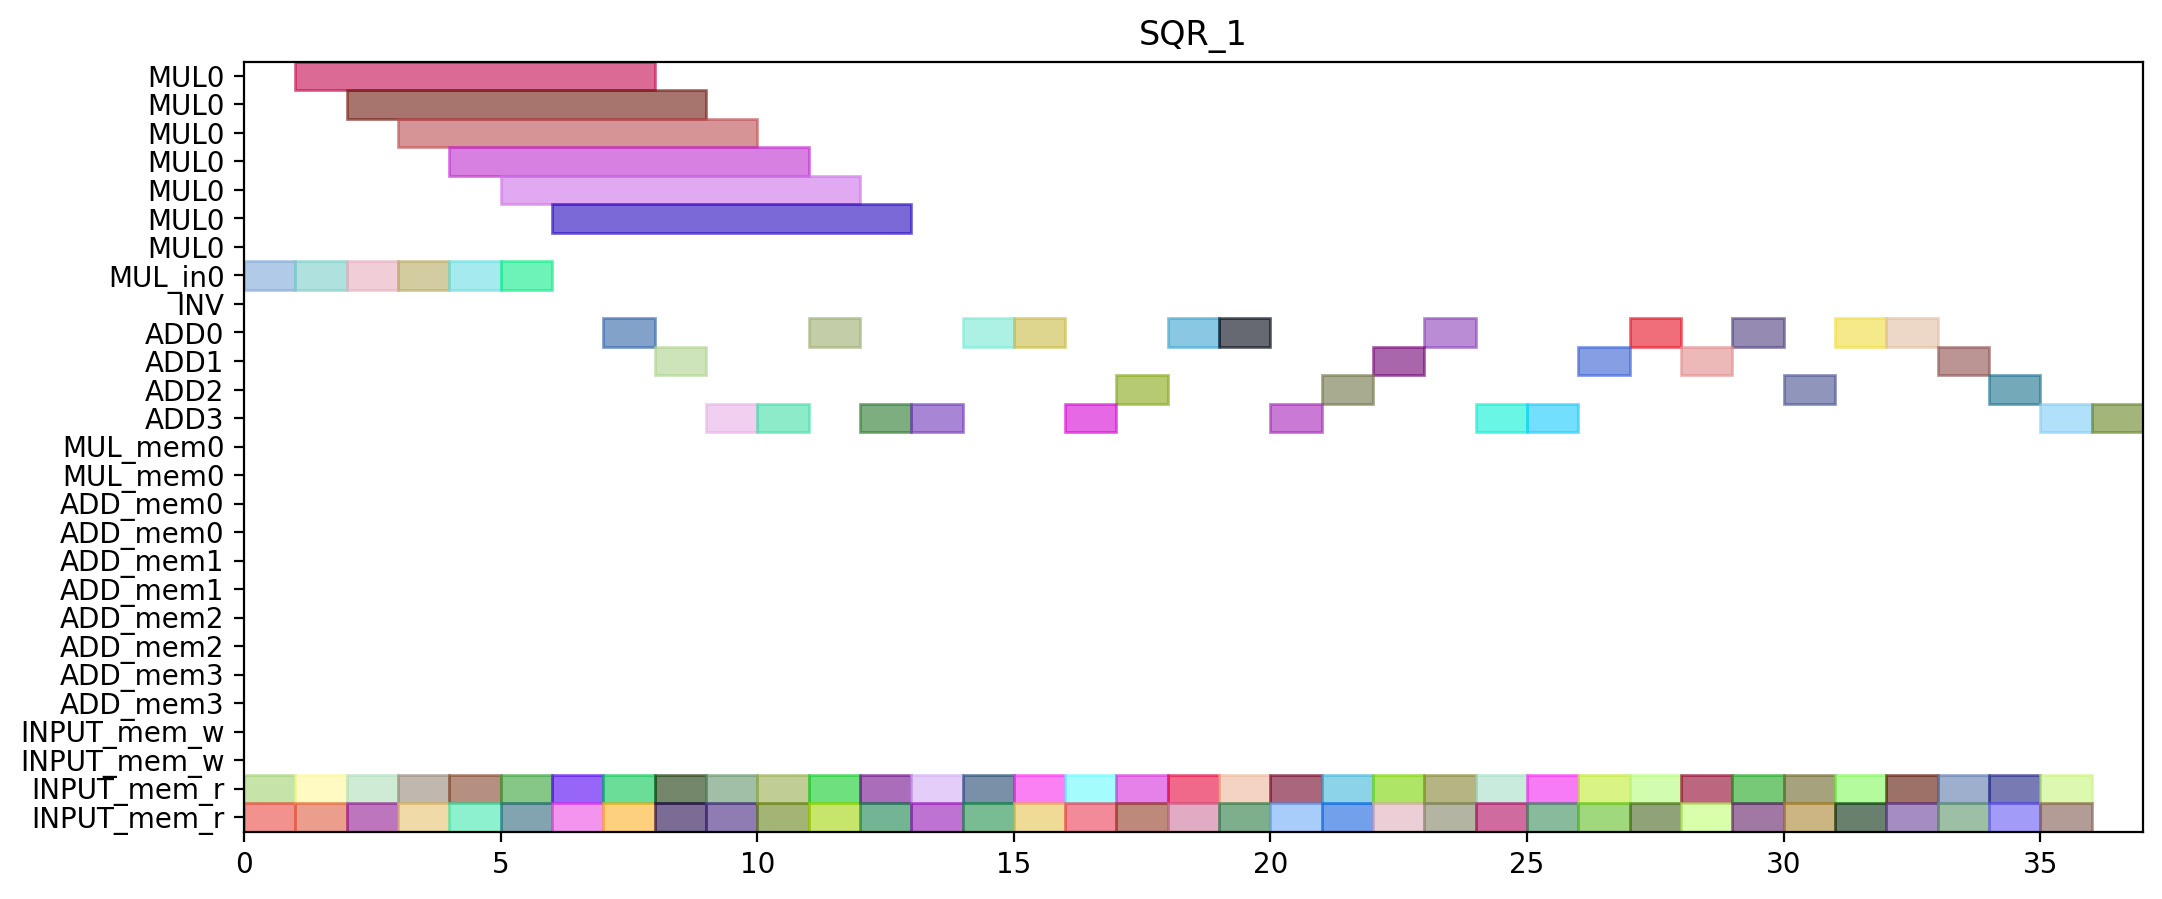

This figure's Python source:
from pyschedule import Scenario, solvers, plotters, alt


def solve():
	horizon = 121
	S = Scenario("SQR_1", horizon=horizon)

	# resource
	MUL = S.Resources('MUL', num=1, size=7)
	MUL_in = S.Resources('MUL_in', num=1)
	INV = S.Resource('INV')
	ADD = S.Resources('ADD', num=4, periods=range(1, horizon))
	MUL_mem = S.Resources('MUL_mem', num=1, size=2)
	ADD_mem = S.Resources('ADD_mem', num=4, size=2)
	INPUT_mem_w = S.Resource('INPUT_mem_w', size=2)
	INPUT_mem_r = S.Resource('INPUT_mem_r', size=2)

	# result of previous scheduling
	c_t2_t3_t1_in = S.Task('c_t2_t3_t1_in', length=1, delay_cost=1)
	S += c_t2_t3_t1_in >= 0
	c_t2_t3_t1_in += MUL_in[0]

	c_t2_t3_t1_mem0 = S.Task('c_t2_t3_t1_mem0', length=1, delay_cost=1)
	S += c_t2_t3_t1_mem0 >= 0
	c_t2_t3_t1_mem0 += INPUT_mem_r

	c_t2_t3_t1_mem1 = S.Task('c_t2_t3_t1_mem1', length=1, delay_cost=1)
	S += c_t2_t3_t1_mem1 >= 0
	c_t2_t3_t1_mem1 += INPUT_mem_r

	c_t2_t3_t0_in = S.Task('c_t2_t3_t0_in', length=1, delay_cost=1)
	S += c_t2_t3_t0_in >= 1
	c_t2_t3_t0_in += MUL_in[0]

	c_t2_t3_t0_mem0 = S.Task('c_t2_t3_t0_mem0', length=1, delay_cost=1)
	S += c_t2_t3_t0_mem0 >= 1
	c_t2_t3_t0_mem0 += INPUT_mem_r

	c_t2_t3_t0_mem1 = S.Task('c_t2_t3_t0_mem1', length=1, delay_cost=1)
	S += c_t2_t3_t0_mem1 >= 1
	c_t2_t3_t0_mem1 += INPUT_mem_r

	c_t2_t3_t1 = S.Task('c_t2_t3_t1', length=7, delay_cost=1)
	S += c_t2_t3_t1 >= 1
	c_t2_t3_t1 += MUL[0]

	c_t1_t3_t1_in = S.Task('c_t1_t3_t1_in', length=1, delay_cost=1)
	S += c_t1_t3_t1_in >= 2
	c_t1_t3_t1_in += MUL_in[0]

	c_t1_t3_t1_mem0 = S.Task('c_t1_t3_t1_mem0', length=1, delay_cost=1)
	S += c_t1_t3_t1_mem0 >= 2
	c_t1_t3_t1_mem0 += INPUT_mem_r

	c_t1_t3_t1_mem1 = S.Task('c_t1_t3_t1_mem1', length=1, delay_cost=1)
	S += c_t1_t3_t1_mem1 >= 2
	c_t1_t3_t1_mem1 += INPUT_mem_r

	c_t2_t3_t0 = S.Task('c_t2_t3_t0', length=7, delay_cost=1)
	S += c_t2_t3_t0 >= 2
	c_t2_t3_t0 += MUL[0]

	c_t1_t3_t0_in = S.Task('c_t1_t3_t0_in', length=1, delay_cost=1)
	S += c_t1_t3_t0_in >= 3
	c_t1_t3_t0_in += MUL_in[0]

	c_t1_t3_t0_mem0 = S.Task('c_t1_t3_t0_mem0', length=1, delay_cost=1)
	S += c_t1_t3_t0_mem0 >= 3
	c_t1_t3_t0_mem0 += INPUT_mem_r

	c_t1_t3_t0_mem1 = S.Task('c_t1_t3_t0_mem1', length=1, delay_cost=1)
	S += c_t1_t3_t0_mem1 >= 3
	c_t1_t3_t0_mem1 += INPUT_mem_r

	c_t1_t3_t1 = S.Task('c_t1_t3_t1', length=7, delay_cost=1)
	S += c_t1_t3_t1 >= 3
	c_t1_t3_t1 += MUL[0]

	c_t0_t3_t1_in = S.Task('c_t0_t3_t1_in', length=1, delay_cost=1)
	S += c_t0_t3_t1_in >= 4
	c_t0_t3_t1_in += MUL_in[0]

	c_t0_t3_t1_mem0 = S.Task('c_t0_t3_t1_mem0', length=1, delay_cost=1)
	S += c_t0_t3_t1_mem0 >= 4
	c_t0_t3_t1_mem0 += INPUT_mem_r

	c_t0_t3_t1_mem1 = S.Task('c_t0_t3_t1_mem1', length=1, delay_cost=1)
	S += c_t0_t3_t1_mem1 >= 4
	c_t0_t3_t1_mem1 += INPUT_mem_r

	c_t1_t3_t0 = S.Task('c_t1_t3_t0', length=7, delay_cost=1)
	S += c_t1_t3_t0 >= 4
	c_t1_t3_t0 += MUL[0]

	c_t0_t3_t0_in = S.Task('c_t0_t3_t0_in', length=1, delay_cost=1)
	S += c_t0_t3_t0_in >= 5
	c_t0_t3_t0_in += MUL_in[0]

	c_t0_t3_t0_mem0 = S.Task('c_t0_t3_t0_mem0', length=1, delay_cost=1)
	S += c_t0_t3_t0_mem0 >= 5
	c_t0_t3_t0_mem0 += INPUT_mem_r

	c_t0_t3_t0_mem1 = S.Task('c_t0_t3_t0_mem1', length=1, delay_cost=1)
	S += c_t0_t3_t0_mem1 >= 5
	c_t0_t3_t0_mem1 += INPUT_mem_r

	c_t0_t3_t1 = S.Task('c_t0_t3_t1', length=7, delay_cost=1)
	S += c_t0_t3_t1 >= 5
	c_t0_t3_t1 += MUL[0]

	c_t0_t3_t0 = S.Task('c_t0_t3_t0', length=7, delay_cost=1)
	S += c_t0_t3_t0 >= 6
	c_t0_t3_t0 += MUL[0]

	c_t1_a1_1_mem0 = S.Task('c_t1_a1_1_mem0', length=1, delay_cost=1)
	S += c_t1_a1_1_mem0 >= 6
	c_t1_a1_1_mem0 += INPUT_mem_r

	c_t1_a1_1_mem1 = S.Task('c_t1_a1_1_mem1', length=1, delay_cost=1)
	S += c_t1_a1_1_mem1 >= 6
	c_t1_a1_1_mem1 += INPUT_mem_r

	c_t1_a1_1 = S.Task('c_t1_a1_1', length=1, delay_cost=1)
	S += c_t1_a1_1 >= 7
	c_t1_a1_1 += ADD[0]

	c_t4001_mem0 = S.Task('c_t4001_mem0', length=1, delay_cost=1)
	S += c_t4001_mem0 >= 7
	c_t4001_mem0 += INPUT_mem_r

	c_t4001_mem1 = S.Task('c_t4001_mem1', length=1, delay_cost=1)
	S += c_t4001_mem1 >= 7
	c_t4001_mem1 += INPUT_mem_r

	c_t4000_mem0 = S.Task('c_t4000_mem0', length=1, delay_cost=1)
	S += c_t4000_mem0 >= 8
	c_t4000_mem0 += INPUT_mem_r

	c_t4000_mem1 = S.Task('c_t4000_mem1', length=1, delay_cost=1)
	S += c_t4000_mem1 >= 8
	c_t4000_mem1 += INPUT_mem_r

	c_t4001 = S.Task('c_t4001', length=1, delay_cost=1)
	S += c_t4001 >= 8
	c_t4001 += ADD[1]

	c_t3011_mem0 = S.Task('c_t3011_mem0', length=1, delay_cost=1)
	S += c_t3011_mem0 >= 9
	c_t3011_mem0 += INPUT_mem_r

	c_t3011_mem1 = S.Task('c_t3011_mem1', length=1, delay_cost=1)
	S += c_t3011_mem1 >= 9
	c_t3011_mem1 += INPUT_mem_r

	c_t4000 = S.Task('c_t4000', length=1, delay_cost=1)
	S += c_t4000 >= 9
	c_t4000 += ADD[3]

	c_t1_t3_t2_mem0 = S.Task('c_t1_t3_t2_mem0', length=1, delay_cost=1)
	S += c_t1_t3_t2_mem0 >= 10
	c_t1_t3_t2_mem0 += INPUT_mem_r

	c_t1_t3_t2_mem1 = S.Task('c_t1_t3_t2_mem1', length=1, delay_cost=1)
	S += c_t1_t3_t2_mem1 >= 10
	c_t1_t3_t2_mem1 += INPUT_mem_r

	c_t3011 = S.Task('c_t3011', length=1, delay_cost=1)
	S += c_t3011 >= 10
	c_t3011 += ADD[3]

	c_t0_t10_mem0 = S.Task('c_t0_t10_mem0', length=1, delay_cost=1)
	S += c_t0_t10_mem0 >= 11
	c_t0_t10_mem0 += INPUT_mem_r

	c_t0_t10_mem1 = S.Task('c_t0_t10_mem1', length=1, delay_cost=1)
	S += c_t0_t10_mem1 >= 11
	c_t0_t10_mem1 += INPUT_mem_r

	c_t1_t3_t2 = S.Task('c_t1_t3_t2', length=1, delay_cost=1)
	S += c_t1_t3_t2 >= 11
	c_t1_t3_t2 += ADD[0]

	c_t0_t10 = S.Task('c_t0_t10', length=1, delay_cost=1)
	S += c_t0_t10 >= 12
	c_t0_t10 += ADD[3]

	c_t1_t10_mem0 = S.Task('c_t1_t10_mem0', length=1, delay_cost=1)
	S += c_t1_t10_mem0 >= 12
	c_t1_t10_mem0 += INPUT_mem_r

	c_t1_t10_mem1 = S.Task('c_t1_t10_mem1', length=1, delay_cost=1)
	S += c_t1_t10_mem1 >= 12
	c_t1_t10_mem1 += INPUT_mem_r

	c_t1_t10 = S.Task('c_t1_t10', length=1, delay_cost=1)
	S += c_t1_t10 >= 13
	c_t1_t10 += ADD[3]

	c_t1_t11_mem0 = S.Task('c_t1_t11_mem0', length=1, delay_cost=1)
	S += c_t1_t11_mem0 >= 13
	c_t1_t11_mem0 += INPUT_mem_r

	c_t1_t11_mem1 = S.Task('c_t1_t11_mem1', length=1, delay_cost=1)
	S += c_t1_t11_mem1 >= 13
	c_t1_t11_mem1 += INPUT_mem_r

	c_t0_t3_t3_mem0 = S.Task('c_t0_t3_t3_mem0', length=1, delay_cost=1)
	S += c_t0_t3_t3_mem0 >= 14
	c_t0_t3_t3_mem0 += INPUT_mem_r

	c_t0_t3_t3_mem1 = S.Task('c_t0_t3_t3_mem1', length=1, delay_cost=1)
	S += c_t0_t3_t3_mem1 >= 14
	c_t0_t3_t3_mem1 += INPUT_mem_r

	c_t1_t11 = S.Task('c_t1_t11', length=1, delay_cost=1)
	S += c_t1_t11 >= 14
	c_t1_t11 += ADD[0]

	c_t0_t3_t3 = S.Task('c_t0_t3_t3', length=1, delay_cost=1)
	S += c_t0_t3_t3 >= 15
	c_t0_t3_t3 += ADD[0]

	c_t3001_mem0 = S.Task('c_t3001_mem0', length=1, delay_cost=1)
	S += c_t3001_mem0 >= 15
	c_t3001_mem0 += INPUT_mem_r

	c_t3001_mem1 = S.Task('c_t3001_mem1', length=1, delay_cost=1)
	S += c_t3001_mem1 >= 15
	c_t3001_mem1 += INPUT_mem_r

	c_t2_t3_t3_mem0 = S.Task('c_t2_t3_t3_mem0', length=1, delay_cost=1)
	S += c_t2_t3_t3_mem0 >= 16
	c_t2_t3_t3_mem0 += INPUT_mem_r

	c_t2_t3_t3_mem1 = S.Task('c_t2_t3_t3_mem1', length=1, delay_cost=1)
	S += c_t2_t3_t3_mem1 >= 16
	c_t2_t3_t3_mem1 += INPUT_mem_r

	c_t3001 = S.Task('c_t3001', length=1, delay_cost=1)
	S += c_t3001 >= 16
	c_t3001 += ADD[3]

	c_t0_t11_mem0 = S.Task('c_t0_t11_mem0', length=1, delay_cost=1)
	S += c_t0_t11_mem0 >= 17
	c_t0_t11_mem0 += INPUT_mem_r

	c_t0_t11_mem1 = S.Task('c_t0_t11_mem1', length=1, delay_cost=1)
	S += c_t0_t11_mem1 >= 17
	c_t0_t11_mem1 += INPUT_mem_r

	c_t2_t3_t3 = S.Task('c_t2_t3_t3', length=1, delay_cost=1)
	S += c_t2_t3_t3 >= 17
	c_t2_t3_t3 += ADD[2]

	c_t0_a1_0_mem0 = S.Task('c_t0_a1_0_mem0', length=1, delay_cost=1)
	S += c_t0_a1_0_mem0 >= 18
	c_t0_a1_0_mem0 += INPUT_mem_r

	c_t0_a1_0_mem1 = S.Task('c_t0_a1_0_mem1', length=1, delay_cost=1)
	S += c_t0_a1_0_mem1 >= 18
	c_t0_a1_0_mem1 += INPUT_mem_r

	c_t0_t11 = S.Task('c_t0_t11', length=1, delay_cost=1)
	S += c_t0_t11 >= 18
	c_t0_t11 += ADD[0]

	c_t0_a1_0 = S.Task('c_t0_a1_0', length=1, delay_cost=1)
	S += c_t0_a1_0 >= 19
	c_t0_a1_0 += ADD[0]

	c_t3000_mem0 = S.Task('c_t3000_mem0', length=1, delay_cost=1)
	S += c_t3000_mem0 >= 19
	c_t3000_mem0 += INPUT_mem_r

	c_t3000_mem1 = S.Task('c_t3000_mem1', length=1, delay_cost=1)
	S += c_t3000_mem1 >= 19
	c_t3000_mem1 += INPUT_mem_r

	c_t0_t3_t2_mem0 = S.Task('c_t0_t3_t2_mem0', length=1, delay_cost=1)
	S += c_t0_t3_t2_mem0 >= 20
	c_t0_t3_t2_mem0 += INPUT_mem_r

	c_t0_t3_t2_mem1 = S.Task('c_t0_t3_t2_mem1', length=1, delay_cost=1)
	S += c_t0_t3_t2_mem1 >= 20
	c_t0_t3_t2_mem1 += INPUT_mem_r

	c_t3000 = S.Task('c_t3000', length=1, delay_cost=1)
	S += c_t3000 >= 20
	c_t3000 += ADD[3]

	c_t0_t3_t2 = S.Task('c_t0_t3_t2', length=1, delay_cost=1)
	S += c_t0_t3_t2 >= 21
	c_t0_t3_t2 += ADD[2]

	c_t3010_mem0 = S.Task('c_t3010_mem0', length=1, delay_cost=1)
	S += c_t3010_mem0 >= 21
	c_t3010_mem0 += INPUT_mem_r

	c_t3010_mem1 = S.Task('c_t3010_mem1', length=1, delay_cost=1)
	S += c_t3010_mem1 >= 21
	c_t3010_mem1 += INPUT_mem_r

	c_t1_a1_0_mem0 = S.Task('c_t1_a1_0_mem0', length=1, delay_cost=1)
	S += c_t1_a1_0_mem0 >= 22
	c_t1_a1_0_mem0 += INPUT_mem_r

	c_t1_a1_0_mem1 = S.Task('c_t1_a1_0_mem1', length=1, delay_cost=1)
	S += c_t1_a1_0_mem1 >= 22
	c_t1_a1_0_mem1 += INPUT_mem_r

	c_t3010 = S.Task('c_t3010', length=1, delay_cost=1)
	S += c_t3010 >= 22
	c_t3010 += ADD[1]

	c_t1_a1_0 = S.Task('c_t1_a1_0', length=1, delay_cost=1)
	S += c_t1_a1_0 >= 23
	c_t1_a1_0 += ADD[0]

	c_t2_t3_t2_mem0 = S.Task('c_t2_t3_t2_mem0', length=1, delay_cost=1)
	S += c_t2_t3_t2_mem0 >= 23
	c_t2_t3_t2_mem0 += INPUT_mem_r

	c_t2_t3_t2_mem1 = S.Task('c_t2_t3_t2_mem1', length=1, delay_cost=1)
	S += c_t2_t3_t2_mem1 >= 23
	c_t2_t3_t2_mem1 += INPUT_mem_r

	c_t2_t11_mem0 = S.Task('c_t2_t11_mem0', length=1, delay_cost=1)
	S += c_t2_t11_mem0 >= 24
	c_t2_t11_mem0 += INPUT_mem_r

	c_t2_t11_mem1 = S.Task('c_t2_t11_mem1', length=1, delay_cost=1)
	S += c_t2_t11_mem1 >= 24
	c_t2_t11_mem1 += INPUT_mem_r

	c_t2_t3_t2 = S.Task('c_t2_t3_t2', length=1, delay_cost=1)
	S += c_t2_t3_t2 >= 24
	c_t2_t3_t2 += ADD[3]

	c_t2_t10_mem0 = S.Task('c_t2_t10_mem0', length=1, delay_cost=1)
	S += c_t2_t10_mem0 >= 25
	c_t2_t10_mem0 += INPUT_mem_r

	c_t2_t10_mem1 = S.Task('c_t2_t10_mem1', length=1, delay_cost=1)
	S += c_t2_t10_mem1 >= 25
	c_t2_t10_mem1 += INPUT_mem_r

	c_t2_t11 = S.Task('c_t2_t11', length=1, delay_cost=1)
	S += c_t2_t11 >= 25
	c_t2_t11 += ADD[3]

	c_t2_a1_1_mem0 = S.Task('c_t2_a1_1_mem0', length=1, delay_cost=1)
	S += c_t2_a1_1_mem0 >= 26
	c_t2_a1_1_mem0 += INPUT_mem_r

	c_t2_a1_1_mem1 = S.Task('c_t2_a1_1_mem1', length=1, delay_cost=1)
	S += c_t2_a1_1_mem1 >= 26
	c_t2_a1_1_mem1 += INPUT_mem_r

	c_t2_t10 = S.Task('c_t2_t10', length=1, delay_cost=1)
	S += c_t2_t10 >= 26
	c_t2_t10 += ADD[1]

	c_t0_a1_1_mem0 = S.Task('c_t0_a1_1_mem0', length=1, delay_cost=1)
	S += c_t0_a1_1_mem0 >= 27
	c_t0_a1_1_mem0 += INPUT_mem_r

	c_t0_a1_1_mem1 = S.Task('c_t0_a1_1_mem1', length=1, delay_cost=1)
	S += c_t0_a1_1_mem1 >= 27
	c_t0_a1_1_mem1 += INPUT_mem_r

	c_t2_a1_1 = S.Task('c_t2_a1_1', length=1, delay_cost=1)
	S += c_t2_a1_1 >= 27
	c_t2_a1_1 += ADD[0]

	c_t0_a1_1 = S.Task('c_t0_a1_1', length=1, delay_cost=1)
	S += c_t0_a1_1 >= 28
	c_t0_a1_1 += ADD[1]

	c_t2_a1_0_mem0 = S.Task('c_t2_a1_0_mem0', length=1, delay_cost=1)
	S += c_t2_a1_0_mem0 >= 28
	c_t2_a1_0_mem0 += INPUT_mem_r

	c_t2_a1_0_mem1 = S.Task('c_t2_a1_0_mem1', length=1, delay_cost=1)
	S += c_t2_a1_0_mem1 >= 28
	c_t2_a1_0_mem1 += INPUT_mem_r

	c_t1_t3_t3_mem0 = S.Task('c_t1_t3_t3_mem0', length=1, delay_cost=1)
	S += c_t1_t3_t3_mem0 >= 29
	c_t1_t3_t3_mem0 += INPUT_mem_r

	c_t1_t3_t3_mem1 = S.Task('c_t1_t3_t3_mem1', length=1, delay_cost=1)
	S += c_t1_t3_t3_mem1 >= 29
	c_t1_t3_t3_mem1 += INPUT_mem_r

	c_t2_a1_0 = S.Task('c_t2_a1_0', length=1, delay_cost=1)
	S += c_t2_a1_0 >= 29
	c_t2_a1_0 += ADD[0]

	c_t1_t3_t3 = S.Task('c_t1_t3_t3', length=1, delay_cost=1)
	S += c_t1_t3_t3 >= 30
	c_t1_t3_t3 += ADD[2]


	# new tasks
	c_t4010 = S.Task('c_t4010', length=1, delay_cost=1)
	c_t4010 += alt(ADD)

	c_t4010_mem0 = S.Task('c_t4010_mem0', length=1, delay_cost=1)
	c_t4010_mem0 += INPUT_mem_r
	S += c_t4010_mem0 <= c_t4010

	c_t4010_mem1 = S.Task('c_t4010_mem1', length=1, delay_cost=1)
	c_t4010_mem1 += INPUT_mem_r
	S += c_t4010_mem1 <= c_t4010

	c_t4011 = S.Task('c_t4011', length=1, delay_cost=1)
	c_t4011 += alt(ADD)

	c_t4011_mem0 = S.Task('c_t4011_mem0', length=1, delay_cost=1)
	c_t4011_mem0 += INPUT_mem_r
	S += c_t4011_mem0 <= c_t4011

	c_t4011_mem1 = S.Task('c_t4011_mem1', length=1, delay_cost=1)
	c_t4011_mem1 += INPUT_mem_r
	S += c_t4011_mem1 <= c_t4011

	c_t5000 = S.Task('c_t5000', length=1, delay_cost=1)
	c_t5000 += alt(ADD)

	c_t5000_mem0 = S.Task('c_t5000_mem0', length=1, delay_cost=1)
	c_t5000_mem0 += INPUT_mem_r
	S += c_t5000_mem0 <= c_t5000

	c_t5000_mem1 = S.Task('c_t5000_mem1', length=1, delay_cost=1)
	c_t5000_mem1 += INPUT_mem_r
	S += c_t5000_mem1 <= c_t5000

	c_t5001 = S.Task('c_t5001', length=1, delay_cost=1)
	c_t5001 += alt(ADD)

	c_t5001_mem0 = S.Task('c_t5001_mem0', length=1, delay_cost=1)
	c_t5001_mem0 += INPUT_mem_r
	S += c_t5001_mem0 <= c_t5001

	c_t5001_mem1 = S.Task('c_t5001_mem1', length=1, delay_cost=1)
	c_t5001_mem1 += INPUT_mem_r
	S += c_t5001_mem1 <= c_t5001

	c_t5010 = S.Task('c_t5010', length=1, delay_cost=1)
	c_t5010 += alt(ADD)

	c_t5010_mem0 = S.Task('c_t5010_mem0', length=1, delay_cost=1)
	c_t5010_mem0 += INPUT_mem_r
	S += c_t5010_mem0 <= c_t5010

	c_t5010_mem1 = S.Task('c_t5010_mem1', length=1, delay_cost=1)
	c_t5010_mem1 += INPUT_mem_r
	S += c_t5010_mem1 <= c_t5010

	c_t5011 = S.Task('c_t5011', length=1, delay_cost=1)
	c_t5011 += alt(ADD)

	c_t5011_mem0 = S.Task('c_t5011_mem0', length=1, delay_cost=1)
	c_t5011_mem0 += INPUT_mem_r
	S += c_t5011_mem0 <= c_t5011

	c_t5011_mem1 = S.Task('c_t5011_mem1', length=1, delay_cost=1)
	c_t5011_mem1 += INPUT_mem_r
	S += c_t5011_mem1 <= c_t5011

	solvers.mip.solve(S,msg=1,kind='CPLEX',ratio_gap=1.01)

	solution = [['hoge']*len(S.solution()[1]) for i in range(len(S.solution()))]
	for i in range(len(S.solution())):
		for j in range(len(S.solution()[i])):
			solution[i][j]=str(S.solution()[i][j])
	print(solution)

	cycles = int(solution[-1][3])

	pic_file_name = "/home/mfukuda/pairing_automation_design2/bls12-446/scheduling/SQR_mul1_add4/SQR_1.png"
	if(S.solution() != []):
		plotters.matplotlib.plot(S,img_filename=pic_file_name, vertical_text=True, fig_size=(cycles*0.25+3, 5), show_task_labels=False)

	return solution
